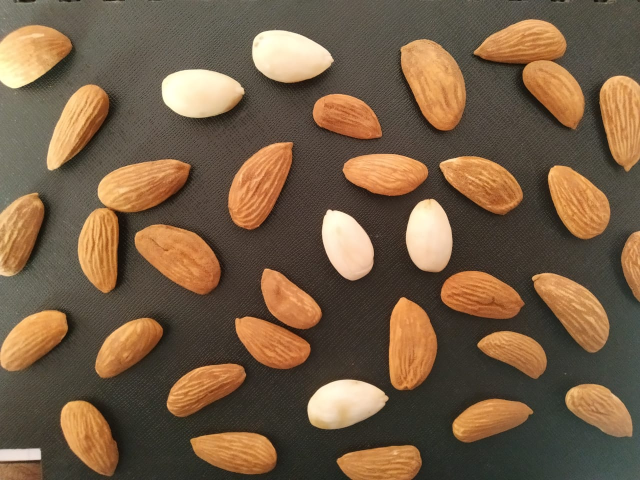
#> input picture Test_Image/1.jpg, 1280 x 960 px, found by its file name (shown at 1/2 size)
$ python Almond_Detection_V1.py
#> lines starting #> are read from the running program, lines starting #| are printed output that depends on the picture; after the words box and inside, x2 and y2 are one past the last pixel; in counts of white or black regions, pixels touching at a corner belong together
# IMPORT LIBRARY
from __future__ import print_function
import cv2
import numpy as np
import imutils

img = cv2.imread("1.jpg")
#> img is the input picture: shape (960, 1280, 3); mean B, G, R 68.8, 93.6, 117.4

down_height = 750
down_width = 1100
down_points = (down_width, down_height)
frame = cv2.resize(img, down_points, interpolation=cv2.INTER_LINEAR)

out_new = np.uint8(frame)
out_Gray = cv2.cvtColor(out_new, cv2.COLOR_BGR2GRAY)
ret, thresh_out = cv2.threshold(out_Gray, 127, 255, cv2.THRESH_BINARY_INV)
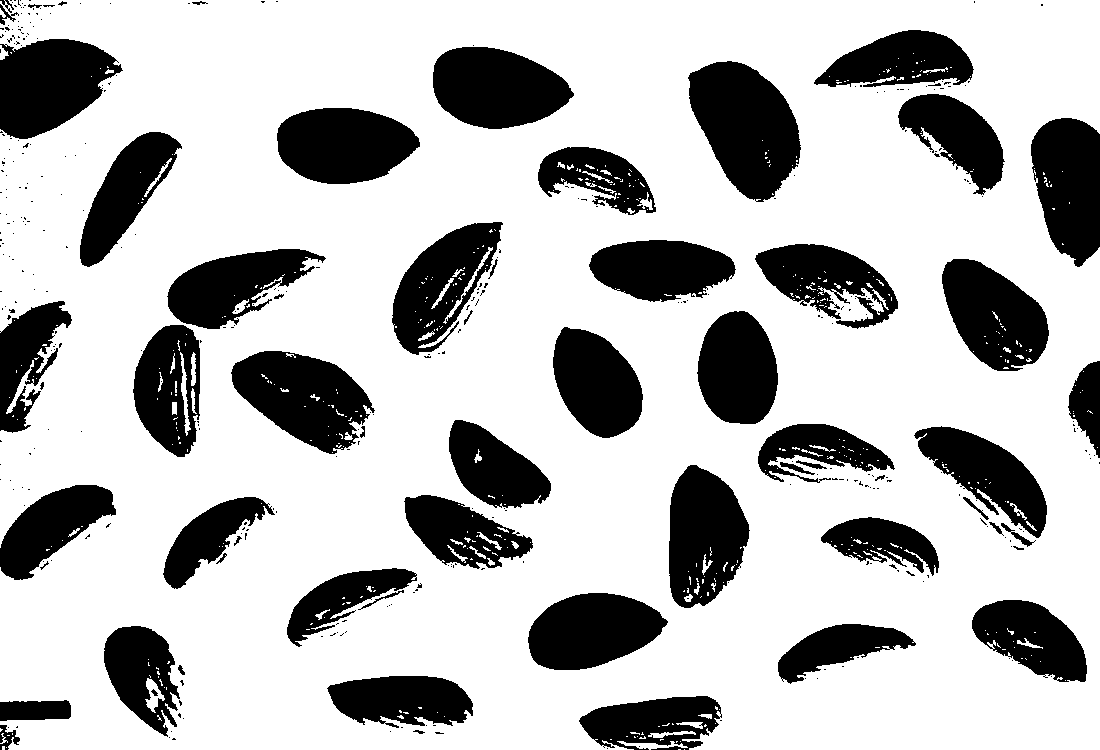
#> thresh_out: shape (750, 1100); 73.2% white; 385 black regions (323 under 20 px), largest, box (x1, y1, x2, y2) and area: (688, 61, 801, 202) 10564, (231, 351, 375, 454) 8980, (433, 47, 574, 129) 8578
kernel_ip = np.ones((2, 2), np.uint8)
eroded_ip = cv2.erode(thresh_out, kernel_ip, iterations=1)
#> eroded_ip: shape (750, 1100); 71.3% white; 230 black regions (155 under 20 px), largest, box (x1, y1, x2, y2) and area: (688, 61, 802, 203) 10874, (231, 351, 376, 455) 9524, (0, 39, 124, 142) 8919
dilated_ip = cv2.dilate(eroded_ip, kernel_ip, iterations=1)
#> dilated_ip: shape (750, 1100); 72.9% white; 314 black regions (253 under 20 px)
cnts = cv2.findContours(dilated_ip.copy(), cv2.RETR_EXTERNAL, cv2.CHAIN_APPROX_SIMPLE)
#> cnts = 39 contours, 30 with area under 20; largest, box (x1, y1, x2, y2) and area: (0, 0, 1100, 750) 785160, (620, 742, 688, 750) 185, (649, 732, 697, 739) 104, (681, 723, 704, 730) 65, (0, 46, 9, 61) 61
cnts = imutils.grab_contours(cnts)

if len(cnts) == 0:
    flag_empty = 1
    flag_detected = 0
    cv2.imshow("output", frame)
    cv2.waitKey(30)

# converting  BGR to HSV Frame
Big_faulty = max(cnts, key=cv2.contourArea)
#> Big_faulty = contour of 1228 points, box (x1, y1, x2, y2) (0, 0, 1100, 750), area 785160
hsv = cv2.cvtColor(frame, cv2.COLOR_BGR2HSV)
#> hsv: shape (750, 1100, 3); mean H, S, V 19.9, 89.7, 117.7

# lIST TO STORE SIZE OF BOUNDING BOX (X,Y,W,H)
soked_bounding = []
broken_bounding = []
dry_bounding = []

# the range of dry almond
blu_lower = np.array([0, 120, 190], np.uint8)
blu_upper = np.array([255, 255, 255], np.uint8)

# the range of soaked almond
dry_lower = np.array([16, 0, 213], np.uint8)
dry_upper = np.array([255, 255, 255], np.uint8)

# finding the range of dry and soaked in the image
red = cv2.inRange(hsv, blu_lower, blu_upper)
#> red: shape (750, 1100); 18.9% white; 250 white regions (193 under 20 px), largest, box (x1, y1, x2, y2) and area: (690, 63, 800, 202) 10159, (232, 351, 374, 454) 8985, (669, 465, 748, 608) 8206
dry = cv2.inRange(hsv, dry_lower, dry_upper)
#> dry: shape (750, 1100); 7.1% white; 379 white regions (317 under 20 px), largest, box (x1, y1, x2, y2) and area: (434, 48, 573, 126) 7847, (278, 109, 419, 183) 7703, (0, 40, 97, 138) 6582

kernal = np.ones((3, 3), "uint8")

# dilation of the image ( to remove noise) create mask for red color
red = cv2.dilate(red, kernal, iterations=1)
#> red: shape (750, 1100); 22% white; 78 white regions (28 under 20 px)
res = cv2.bitwise_and(frame, frame, mask=red)

contours, hierarchy = cv2.findContours(red, cv2.RETR_TREE, cv2.CHAIN_APPROX_SIMPLE)
#> contours = 368 contours, 293 with area under 20; largest, box (x1, y1, x2, y2) and area: (134, 248, 326, 458) 13822, (689, 62, 801, 203) 10570, (231, 350, 375, 455) 9656, (392, 222, 503, 359) 9052, (668, 464, 749, 609) 8780

# dilation of the image ( to remove noise) create mask for dry almond
dry = cv2.dilate(dry, kernal, iterations=1)
#> dry: shape (750, 1100); 8.8% white; 177 white regions (88 under 20 px)
dry1 = cv2.bitwise_and(frame, frame, mask=dry)
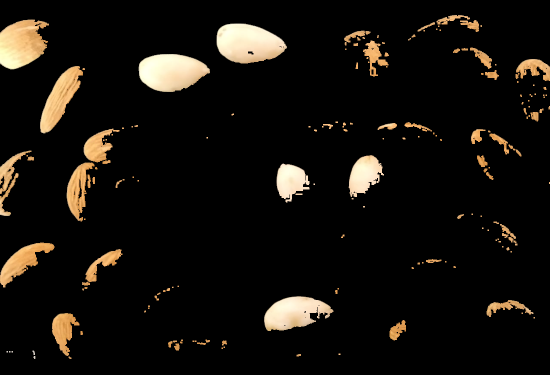
#> dry1: shape (750, 1100, 3) (shown at 1/2 size); mean B, G, R 12.8, 17.4, 20.9

# noinspection PyRedeclaration
contours1, hierarchy = cv2.findContours(dry, cv2.RETR_TREE, cv2.CHAIN_APPROX_SIMPLE)
#> contours1 = 238 contours, 160 with area under 20; largest, box (x1, y1, x2, y2) and area: (433, 47, 574, 127) 8369, (277, 108, 420, 184) 7996, (0, 39, 98, 139) 7044, (528, 592, 667, 662) 6142, (80, 132, 166, 267) 5180

for contour in contours1:
    c = cv2.contourArea(contour)
    if c >= 3500:
        x, y, w, h = cv2.boundingRect(contour)
        soked_bounding.append([x, y, w, h])
#> this loop made 238 passes
#> (c, x, y, w, h) on passes 36, 66, 112, 183, 194, 222, 230: (6142, 528, 592, 139, 70), (3702, 0, 485, 109, 90), (3594.5, 697, 310, 71, 84), (5179.5, 80, 132, 86, 135), (7996, 277, 108, 143, 76), (8369, 433, 47, 141, 80), (7044, 0, 39, 98, 100)
#> after the loop, soked_bounding = [[528, 592, 139, 70], [0, 485, 109, 90], [697, 310, 71, 84], [80, 132, 86, 135], [277, 108, 143, 76], [433, 47, 141, 80], [0, 39, 98, 100]]

for contour in contours:
    c = cv2.contourArea(contour)
    if c >= 6500:
        x, y, w, h = cv2.boundingRect(contour)
        dry_bounding.append([x, y, w, h])

    elif 500 <= c <= 6500:
        x, y, w, h = cv2.boundingRect(contour)
        broken_bounding.append([x, y, w, h])
#> this loop made 368 passes
#> (c, x, y, w, h) on passes 8, 17, 27, 40, 45, 64, 76, 99: (5186, 579, 696, 139, 54), (5550, 327, 675, 147, 51), (5380.5, 103, 625, 77, 108), (3624.5, 778, 624, 129, 59), (4021.5, 972, 600, 111, 61), (4534.5, 286, 568, 131, 79), (3633.5, 821, 517, 117, 50), (4149, 163, 496, 112, 91)
#> after the loop, broken_bounding = 21 items, first 6: [579, 696, 139, 54], [327, 675, 147, 51], [103, 625, 77, 108], [778, 624, 129, 59], [972, 600, 111, 61], [286, 568, 131, 79]; dry_bounding = [[668, 464, 81, 145], [231, 350, 144, 105], [941, 258, 108, 114], [134, 248, 192, 210], [756, 244, 142, 85], [589, 240, 147, 64], [392, 222, 111, 137], [1030, 120, 70, 146], [689, 62, 112, 141]]

"""
IMAGE 1 : put difference of soked- broken as like this : 30,50,50,50
          put difference of dry -broken as like this : 80,100,100,100

IMAGE 5 : put difference of soked- broken as like this : 70,110,70,70
          put difference of dry -broken as like this : 50,30,110,30
"""

# REMOVE DUPLICATE ( HERE WE MAKE BROKEN AS SUPER CLASS AND REMOVE INSIDE BOX OR NEAR ONE )
for soaked in soked_bounding:
    for broken in broken_bounding:
        if abs(soaked[0] - broken[0]) <= 30:
            if abs(soaked[1] - broken[1]) <= 50:
                if abs(soaked[2] - broken[2]) <= 50:
                    if abs(soaked[3] - broken[3]) <= 50:
                        if soaked in soked_bounding:
                            soked_bounding.remove(soaked)
        else:
            pass
#> this loop made 5 passes
#> after the loop, soked_bounding = [[528, 592, 139, 70], [697, 310, 71, 84], [277, 108, 143, 76], [433, 47, 141, 80]]

for dry in dry_bounding:
    for broken in broken_bounding:
        if abs(dry[0] - broken[0]) <= 80:
            if abs(dry[1] - broken[1]) <= 100:
                if abs(dry[2] - broken[2]) <= 100:
                    if abs(dry[3] - broken[3]) <= 100:
                        print(dry)
                        dry_bounding.remove(dry)
        else:
            pass
#> this loop made 8 passes
#> (printed output is left out)
#> after the loop, dry_bounding = [[668, 464, 81, 145], [231, 350, 144, 105], [941, 258, 108, 114], [134, 248, 192, 210], [589, 240, 147, 64], [392, 222, 111, 137], [1030, 120, 70, 146], [689, 62, 112, 141]]

# CREATE BOUNDING BOX
for soked in soked_bounding:
    cv2.rectangle(frame, (soked[0], soked[1]), (soked[0] + soked[2], soked[1] + soked[3]), (255, 0, 0), 2)
    cv2.putText(frame, "soked", (soked[0] - 5, soked[1] - 5), cv2.FONT_HERSHEY_SIMPLEX, 1, (255, 0, 0), 2)
#> this loop made 4 passes
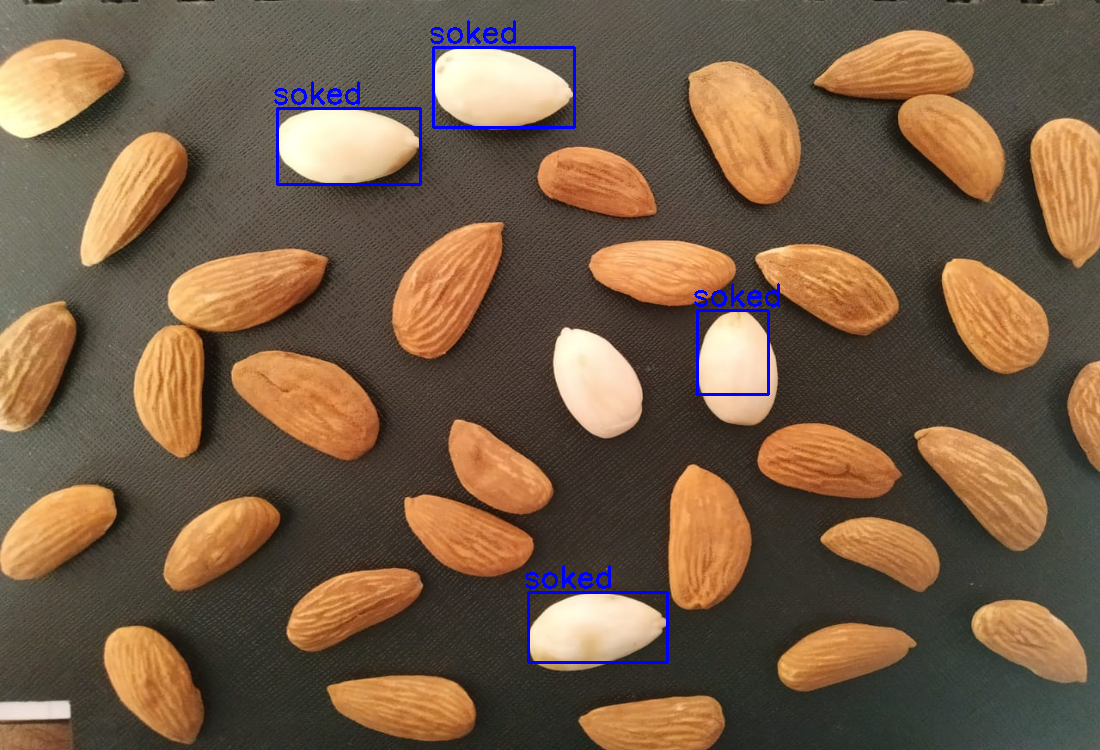
#> frame: shape (750, 1100, 3); mean B, G, R 70.4, 92.7, 116.4

for broken in broken_bounding:
    cv2.rectangle(frame, (broken[0], broken[1]), (broken[0] + broken[2], broken[1] + broken[3]), (0, 0, 255), 2)
    cv2.putText(frame, "broken", (broken[0] - 5, broken[1] - 5), cv2.FONT_HERSHEY_SIMPLEX, 1, (0, 0, 255), 2)
#> this loop made 21 passes
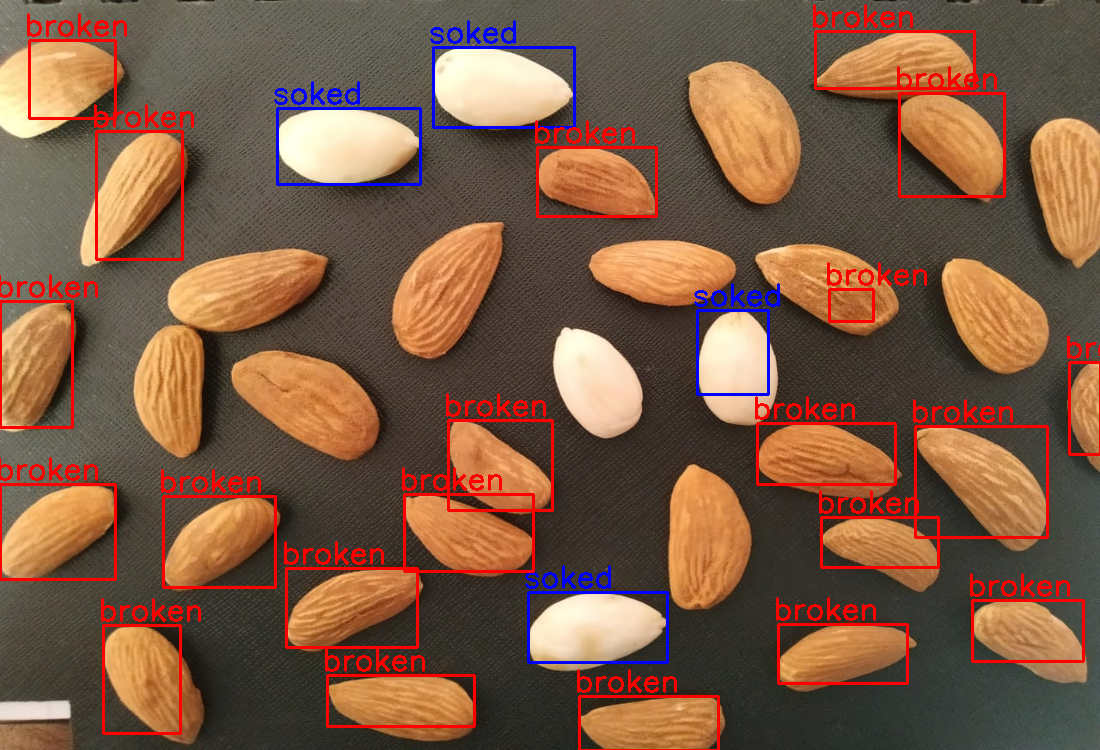
#> frame: shape (750, 1100, 3); 4.64% of pixels changed, all inside (x1, y1, x2, y2) = (0, 4, 1100, 750)

for dry in dry_bounding:
    cv2.rectangle(frame, (dry[0], dry[1]), (dry[0] + dry[2], dry[1] + dry[3]), (0, 255, 0), 2)
    cv2.putText(frame, "dry", (dry[0] - 5, dry[1] - 5), cv2.FONT_HERSHEY_SIMPLEX, 1, (0, 255, 0), 2)
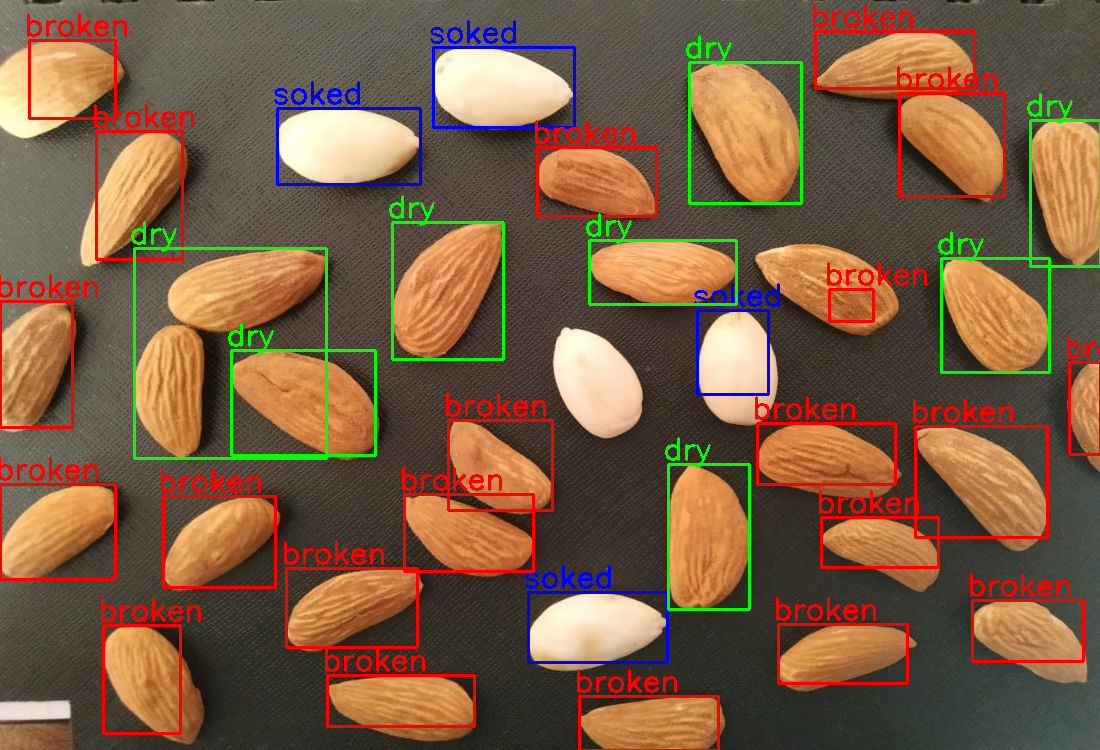
#> frame: shape (750, 1100, 3); 1.75% of pixels changed, all inside (x1, y1, x2, y2) = (131, 35, 1100, 611)

cv2.imshow("output", frame)
cv2.waitKey(0)

$ run again, with Test_Image/2.jpg copied over Test_Image/1.jpg
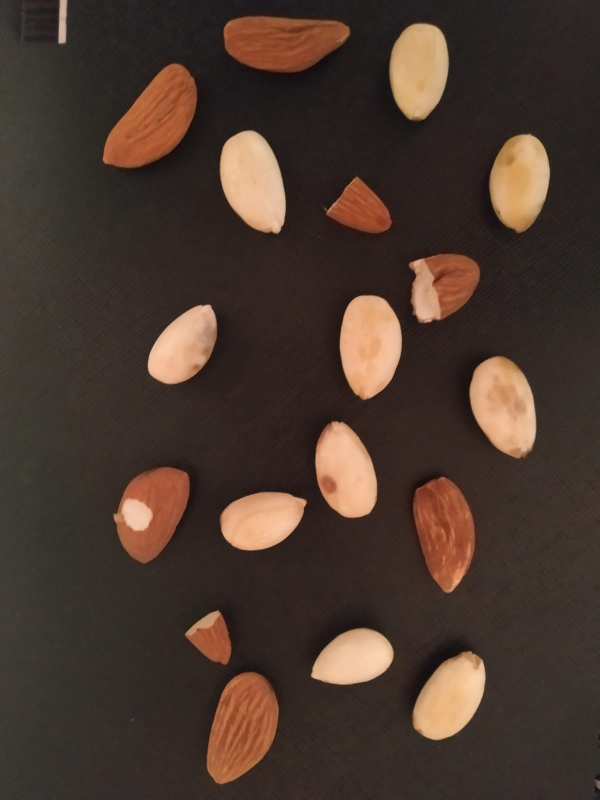
#> input picture Test_Image/2.jpg, 1200 x 1600 px, found by its file name (shown at 1/2 size)
#> img is the input picture: shape (1600, 1200, 3); mean B, G, R 46.6, 56.1, 73.2
#> `ret, thresh_out = cv2.threshold(out_Gray, 127, 255, cv2.THRESH_BINARY_..`:
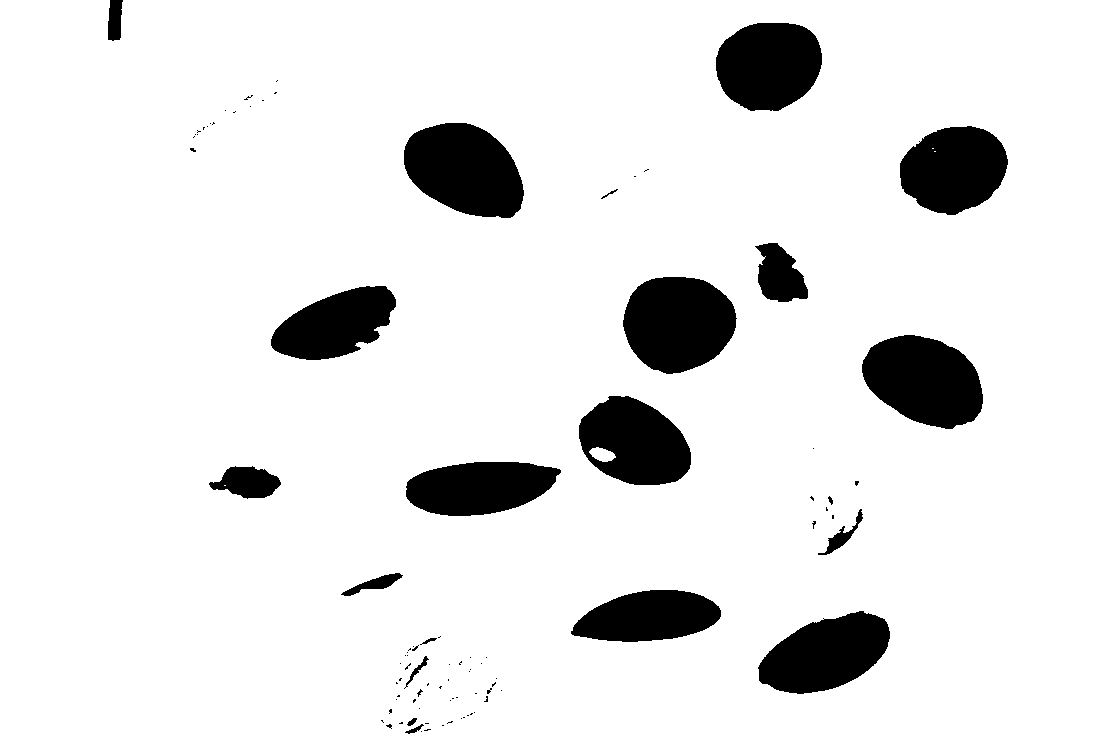
#> thresh_out: shape (750, 1100); 90.5% white; 94 black regions (73 under 20 px), largest, box (x1, y1, x2, y2) and area: (623, 277, 737, 374) 8515, (404, 123, 524, 218) 8475, (862, 335, 983, 429) 8297
#> eroded_ip: shape (750, 1100); 90.1% white; 76 black regions (42 under 20 px), largest, box (x1, y1, x2, y2) and area: (623, 277, 738, 375) 8727, (404, 123, 525, 219) 8692, (862, 335, 984, 430) 8513
#> dilated_ip: shape (750, 1100); 90.5% white; 89 black regions (67 under 20 px)
#> cnts = 1 contour; box (x1, y1, x2, y2) and area: (0, 0, 1100, 750) 822590
#> Big_faulty = contour of 24 points, box (x1, y1, x2, y2) (0, 0, 1100, 750), area 822590
#> hsv: shape (750, 1100, 3); mean H, S, V 14.8, 78.6, 73.2
#> contours = 93 contours, 51 with area under 20; largest, box (x1, y1, x2, y2) and area: (905, 127, 976, 212) 3084, (894, 335, 958, 381) 1326, (580, 434, 625, 479) 1024, (657, 315, 697, 339) 580, (635, 349, 676, 375) 566
#> contours1 = 29 contours, 18 with area under 20; largest, box (x1, y1, x2, y2) and area: (917, 129, 1005, 202) 3862, (723, 28, 810, 109) 3630, (790, 646, 839, 679) 590, (871, 625, 890, 649) 178, (689, 602, 714, 619) 160
#> the loop `for contour in contours1:` made 29 passes
#> (c, x, y, w, h) on passes 21, 25: (3861.5, 917, 129, 88, 73), (3630.5, 723, 28, 87, 81)
#> after the loop `for contour in contours1:`: soked_bounding = [[917, 129, 88, 73], [723, 28, 87, 81]]
#> the loop `for contour in contours:` made 93 passes
#> (c, x, y, w, h) on passes 27, 44, 58, 61, 63, 73: (506.5, 822, 508, 41, 48), (1024.5, 580, 434, 45, 45), (566, 635, 349, 41, 26), (1326.5, 894, 335, 64, 46), (580.5, 657, 315, 40, 24), (3084.5, 905, 127, 71, 85)
#> after the loop `for contour in contours:`: broken_bounding = [[822, 508, 41, 48], [580, 434, 45, 45], [635, 349, 41, 26], [894, 335, 64, 46], [657, 315, 40, 24], [905, 127, 71, 85]]; dry_bounding = []
#> the loop `for soaked in soked_bounding:` made 1 pass
#> after the loop `for soaked in soked_bounding:`: soked_bounding = [[723, 28, 87, 81]]
#> the loop `for soked in soked_bounding:` made 1 pass
#> the loop `for broken in broken_bounding:` made 6 passes
#> after the loop `for broken in broken_bounding:`:
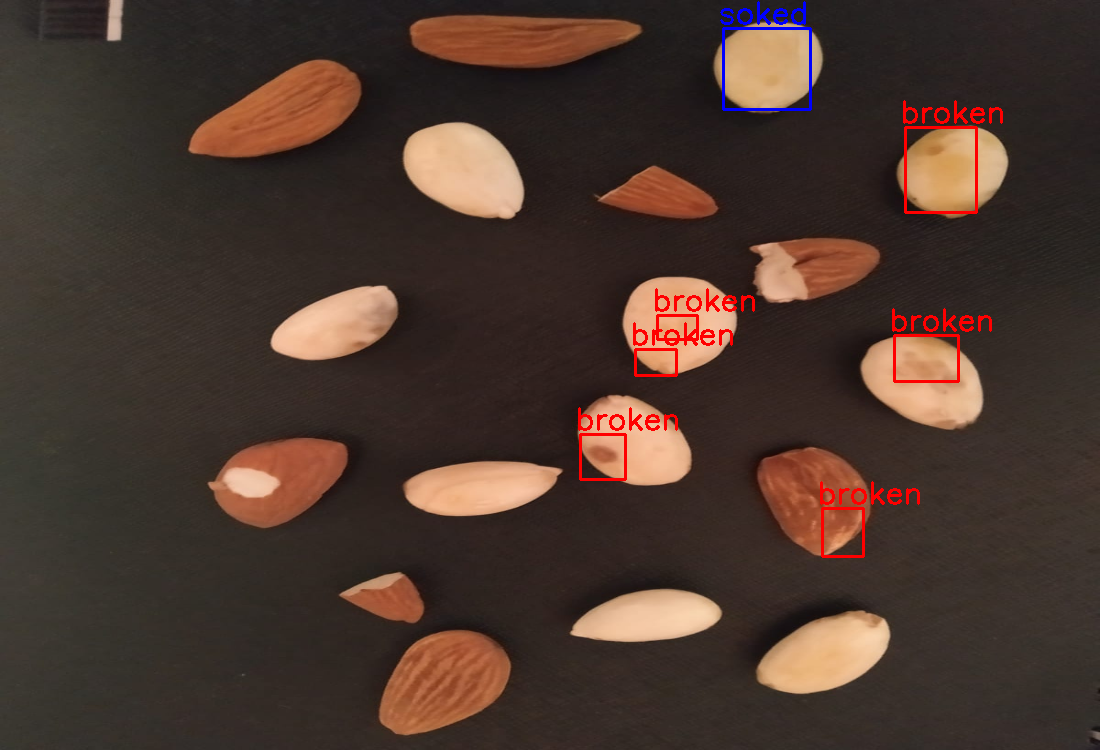
#> frame: shape (750, 1100, 3); mean B, G, R 46.1, 54.8, 74
